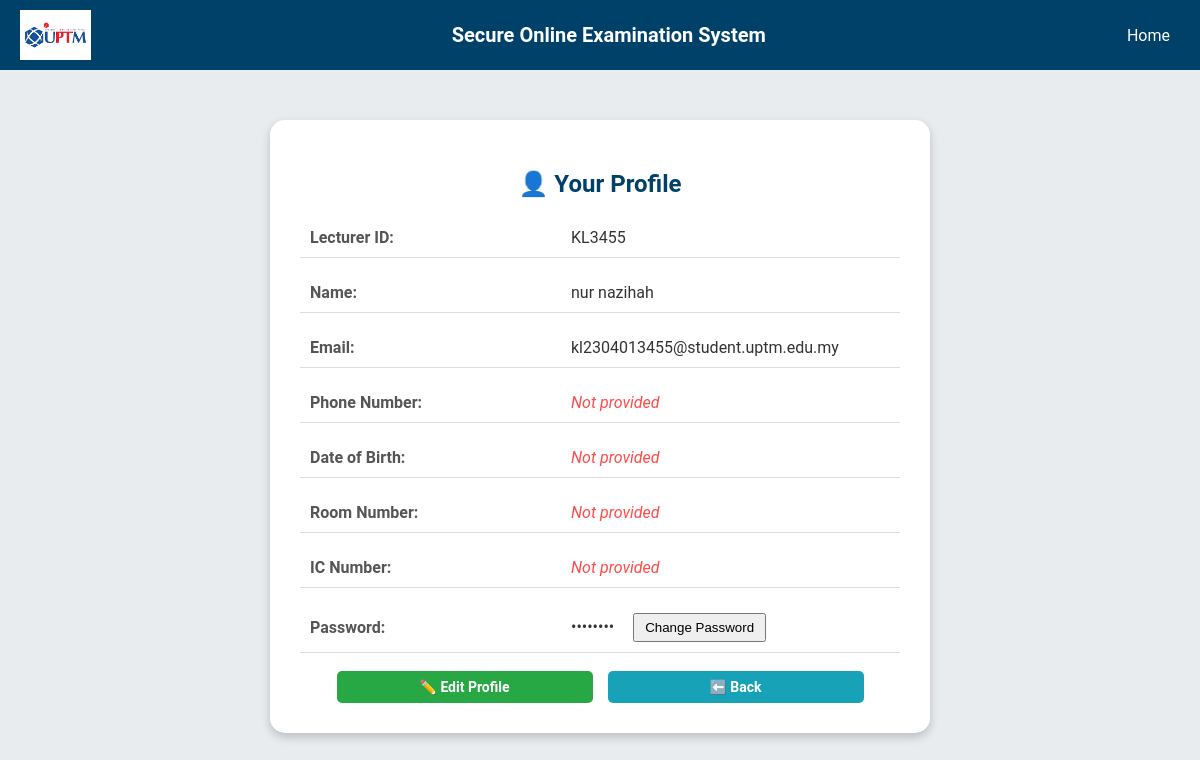
Screenshot of /lecturer_profile.php (signed in) with the database file from the repository.
### tables this page shows
CREATE TABLE `lecturers` (
  `lecturer_id` varchar(20) NOT NULL,
  `name` varchar(100) NOT NULL,
  `email` varchar(100) NOT NULL,
  `password` varchar(255) NOT NULL,
  `ic_number` varchar(20) DEFAULT NULL,
  `phone_number` varchar(20) DEFAULT NULL,
  `dob` date DEFAULT NULL,
  `room_number` varchar(50) DEFAULT NULL
);

### lecturer_profile.php (the view, shortened to what this page needs)
<?php
include "db_connection.php";
$lecturer_id = $_SESSION["lecturer_id"];
$lecturerQuery = $conn->query("SELECT * FROM lecturers WHERE lecturer_id = '$lecturer_id'");
$lecturer = $lecturerQuery->fetch_assoc();
?>
<!DOCTYPE html>
<html lang="en">
<head>
</head>
<body>
<div class="container">
    <h2>👤 Your Profile</h2>
    <div class="profile-info">
        <div class="profile-label">Lecturer ID:</div>
        <div class="profile-data"><?php echo htmlspecialchars($lecturer['lecturer_id']); ?></div>
    </div>
    <div class="profile-info">
        <div class="profile-label">Name:</div>
        <div class="profile-data"><?php echo htmlspecialchars($lecturer['name']); ?></div>
    </div>
    <div class="profile-info">
        <div class="profile-label">Email:</div>
        <div class="profile-data"><?php echo htmlspecialchars($lecturer['email']); ?></div>
    </div>
    <div class="profile-info">
        <div class="profile-label">Phone Number:</div>
        <div class="profile-data"><?php echo htmlspecialchars($lecturer['phone_number']) ?: '<span class="empty-data">Not provided</span>'; ?></div>
    </div>
    <div class="profile-info">
        <div class="profile-label">Date of Birth:</div>
        <div class="profile-data"><?php echo htmlspecialchars($lecturer['dob']) ?: '<span class="empty-data">Not provided</span>'; ?></div>
    </div>
    <div class="profile-info">
        <div class="profile-label">Room Number:</div>
        <div class="profile-data"><?php echo htmlspecialchars($lecturer['room_number']) ?: '<span class="empty-data">Not provided</span>'; ?></div>
    </div>
    <div class="profile-info">
        <div class="profile-label">IC Number:</div>
        <div class="profile-data"><?php echo htmlspecialchars($lecturer['ic_number']) ?: '<span class="empty-data">Not provided</span>'; ?></div>
    </div>
    <div class="profile-info">
        <div class="profile-label">Password:</div>
        <div class="profile-data">
            ••••••••
            <button onclick="togglePasswordForm()" style="margin-left: 15px; padding: 5px 10px; cursor: pointer;">Change Password</button>
        </div>
    </div>
    <div class="btn-container">
        <a href="edit_lecturer_profile.php" class="btn">✏️ Edit Profile</a>
        <a href="lecturer_dashboard.php" class="btn btn-back">⬅️ Back </a>
    </div>
</div>
</body>
</html>

### navbar.php (style rules this page uses)
body { font-family: Arial, sans-serif; margin: 0; padding: 0; }

### lecturer_profile.php (style rules this page uses)
body { font-family: 'Roboto', sans-serif; background-color: #e9ecef; margin: 0; padding: 0; }
.container { background: white; padding: 30px; margin: 50px auto; border-radius: 15px; box-shadow: 0px 4px 10px rgba(0,0,0,0.2); width: 50%; text-align: left; }
h2 { text-align: center; color: #00416a; margin-bottom: 20px; }
.profile-info { margin-bottom: 15px; padding: 10px; border-bottom: 1px solid #ddd; display: flex; justify-content: space-between; align-items: center; }
.profile-label { font-weight: bold; color: #555; width: 40%; }
.profile-data { color: #333; width: 55%; }
.btn-container { display: flex; justify-content: center; gap: 15px; flex-wrap: wrap; margin-top: 18px; }
.btn { width: 40%; min-width: 120px; padding: 8px; font-size: 14px; font-weight: bold; color: white; border-radius: 5px; text-align: center; cursor: pointer; background-color: #28a745; text-decoration: none; transition: background-color 0.3s ease, transform 0.2s ease; }
.btn-back { background-color: #17a2b8; }
.empty-data { color: #ff4b4b; font-style: italic; }

### rows the page displays
lecturers: lecturer_id "KL3455", name "nur nazihah", email "kl2304013455@student.uptm.edu.my", phone_number "Not provided", dob "Not provided", room_number "Not provided", ic_number "Not provided"
